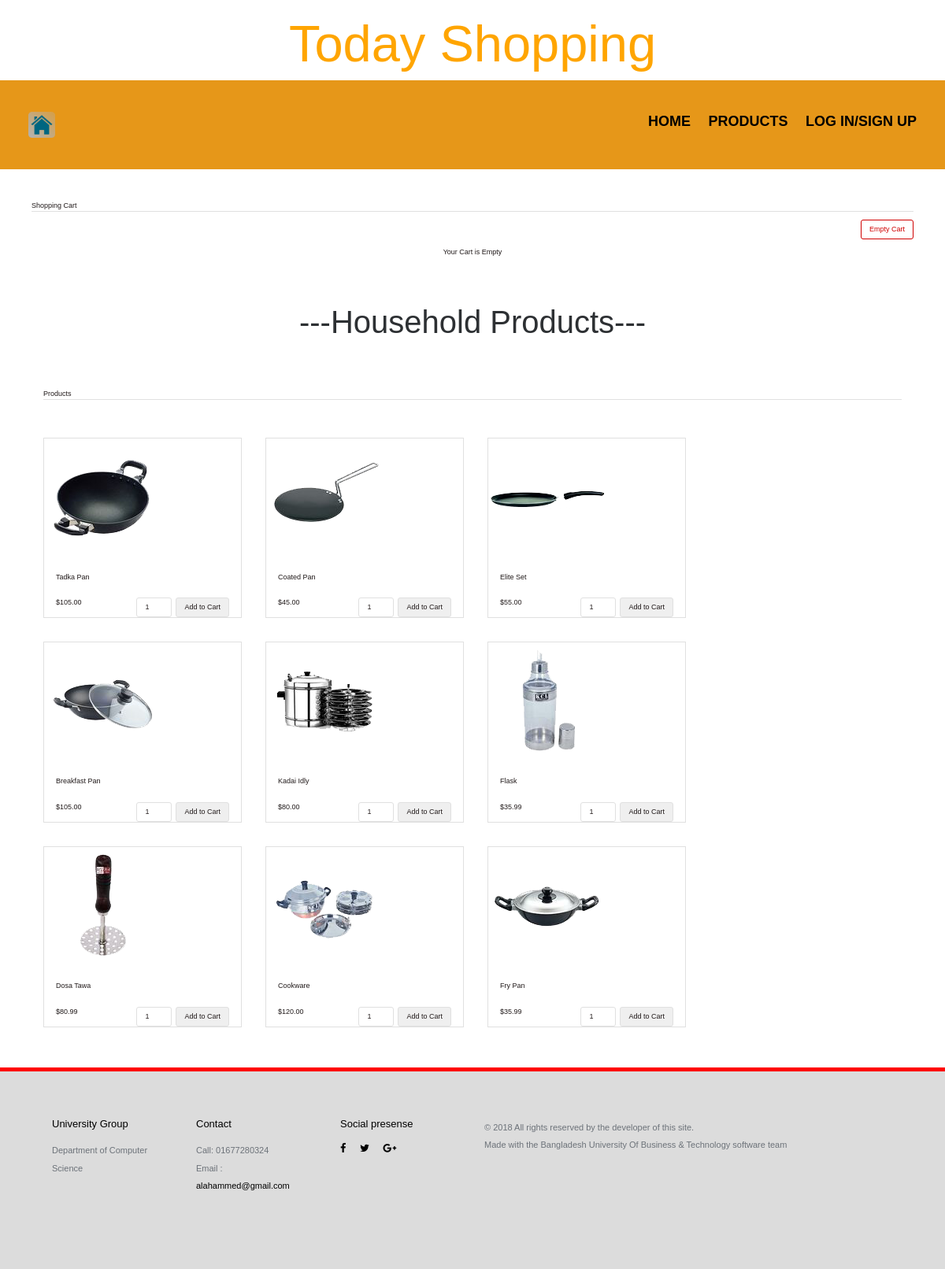
Page /household.php on the committed database.
### tables this page shows
CREATE TABLE `tblproduct` (
  `id` int(8) NOT NULL,
  `name` varchar(255) NOT NULL,
  `code` varchar(255) NOT NULL,
  `image` text NOT NULL,
  `price` double(10,2) NOT NULL,
  `catagory` varchar(200) NOT NULL,
  `u_id` int(100) NOT NULL,
  `stats` varchar(10) NOT NULL
);

### dbcontroller.php (called while the page is built, shortened)
<?php
class DBController {
	private $host = "localhost";
	private $user = "root";
	private $password = "";
	private $database = "property";
	private $conn;
	function __construct() {
		$this->conn = $this->connectDB();
	}
	function connectDB() {
		$conn = mysqli_connect($this->host,$this->user,$this->password,$this->database);
		return $conn;
	}
	function runQuery($query) {
		$result = mysqli_query($this->conn,$query);
		while($row=mysqli_fetch_assoc($result)) {
			$resultset[] = $row;
		}
		if(!empty($resultset))
			return $resultset;
	}
}
?>

### household.php (the view, shortened to what this page needs)
<?php
include "header.php";
require_once("dbcontroller.php");
$db_handle = new DBController();
?>
<HTML>
<HEAD>
<link href="style.css" type="text/css" rel="stylesheet" />
</HEAD>
<BODY>
<div id="shopping-cart">
<div class="txt-heading">Shopping Cart</div>
<a id="btnEmpty" href="?action=empty">Empty Cart</a>
<?php
if(isset($_SESSION["cart_item"])){
    $total_quantity = 0;
    $total_price = 0;
?>
<table class="tbl-cart" cellpadding="10" cellspacing="1">
<tbody>
<tr>
<th style="text-align:left;">Name</th>
<th style="text-align:left;">Code</th>
<th style="text-align:right;" width="5%">Quantity</th>
<th style="text-align:right;" width="10%">Unit Price</th>
<th style="text-align:right;" width="10%">Price</th>
<th style="text-align:center;" width="5%">Remove</th>
</tr>
<?php
    foreach ($_SESSION["cart_item"] as $item){
        $item_price = $item["quantity"]*$item["price"];
		?>
				<tr>
				<td><?php if (isset($item["image"])) { ?>          <img src="upload/<?php echo $item["image"]; ?>" class="cart-item-image"><?php echo $item["name"]; ?> </a> <?php } ?> </td>
				<td><?php echo $item["code"]; ?></td>
				<td style="text-align:right;"><?php echo $item["quantity"]; ?></td>
				<td  style="text-align:right;"><?php echo "$ ".$item["price"]; ?></td>
				<td  style="text-align:right;"><?php echo "$ ". number_format($item_price,2); ?></td>
				<td style="text-align:center;"><a href="?action=remove&code=<?php echo $item["code"]; ?>" class="btnRemoveAction"><img src="icon-delete.png" alt="Remove Item" /></a></td>
				</tr>
				<?php
				$total_quantity += $item["quantity"];
				$total_price += ($item["price"]*$item["quantity"]);
		}
		?>
<tr>
<td colspan="2" align="right">Total:</td>
<td align="right"><?php echo $total_quantity; ?></td>
<td align="right" colspan="2"><strong><?php echo "$ ".number_format($total_price, 2); ?></strong></td>
<td></td>
</tr>
</tbody>
</table>
  <?php
} else {
?>
<div class="no-records">Your Cart is Empty</div>
<?php
}
?>
</div>
  <div class="container-fluid">
    <h2 class="text-center">---Household Products---</h2>
      <br/>
<section id="product-grid">
	<div class="txt-heading">Products</div>
	<?php
	$product_array = $db_handle->runQuery("SELECT * FROM tblproduct WHERE stats=1 AND catagory='household' ORDER BY id DESC");
	if (empty($product_array)) {
	echo "No product for this catagory";
	}
	else{
		foreach($product_array as $key=>$value){
	?>
		<div class="product-item">
			<form method="post" action="?action=add&code=<?php echo $product_array[$key]["code"]; ?>">
			<div class="product-image"><img src="upload/<?php echo $product_array[$key]["image"]; ?>"></div>
			<div class="product-tile-footer">
			<div class="product-title"><?php echo $product_array[$key]["name"]; ?></div>
			<div class="product-price"><?php echo "$".$product_array[$key]["price"]; ?></div>
			<div class="cart-action"><input type="text" class="product-quantity" name="quantity" value="1" size="2" /><input type="submit" value="Add to Cart" class="btnAddAction" /></div>
			</div>
			</form>
		</div>
	<?php
		}
	}
	?>
</section>
</div>
</BODY>
</HTML>
<?php include "footer.php" ?>

### css/main.css (style rules this page uses)
h2 { font-size: 40px; color: #2d3033; }
a { color: #e84545; }
body { font-family: "Open Sans", sans-serif; font-weight: 400; color: #6c7279; }

### style.css (style rules this page uses)
body { font-family: Arial; color: #211a1a; font-size: 0.9em; }
#shopping-cart { margin: 40px; }
#product-grid { margin: 40px; }
.txt-heading { color: #211a1a; border-bottom: 1px solid #E0E0E0; overflow: auto; }
#btnEmpty { background-color: #ffffff; border: #d00000 1px solid; padding: 5px 10px; color: #d00000; float: right; text-decoration: none; border-radius: 3px; margin: 10px 0px; }
.btnAddAction { padding: 5px 10px; margin-left: 5px; background-color: #efefef; border: #E0E0E0 1px solid; color: #211a1a; float: right; text-decoration: none; border-radius: 3px; cursor: pointer; }
#product-grid .txt-heading { margin-bottom: 18px; }
.product-item { float: left; background: #ffffff; margin: 30px 30px 0px 0px; border: #E0E0E0 1px solid; }
.product-image { height: 155px; width: 250px; background-color: #FFF; }
.product-title { margin-bottom: 20px; }
.product-price { float:left; }
.cart-action { float: right; }
.product-quantity { padding: 5px 10px; border-radius: 3px; border: #E0E0E0 1px solid; }
.product-tile-footer { padding: 15px 15px 0px 15px; overflow: auto; }
.no-records { text-align: center; clear: both; margin: 38px 0px; }

### rows in the picture
tblproduct: image (picture), name "Tadka Pan", price "105.00"
tblproduct: image (picture), name "Coated Pan", price "45.00"
tblproduct: image (picture), name "Elite Set", price "55.00"
tblproduct: image (picture), name "Breakfast Pan", price "105.00"
tblproduct: image (picture), name "Kadai Idly", price "80.00"
tblproduct: image (picture), name "Flask", price "35.99"
tblproduct: image (picture), name "Dosa Tawa", price "80.99"
tblproduct: image (picture), name "Cookware", price "120.00"
tblproduct: image (picture), name "Fry Pan", price "35.99"
